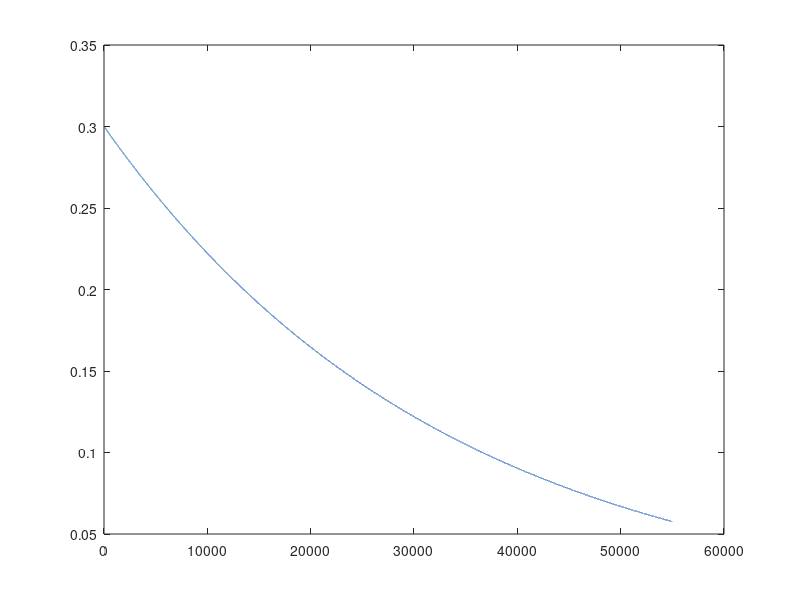

Reproduce this figure in MATLAB.
% Plot the exploration-noise decay over a complete training run.

tot_episode = 5000;
step_per_episode = 11;
tot_sampling_step = tot_episode*step_per_episode;

StandardDeviationDecayRate = 3e-5;
StandardDeviation = 0.30;

stddev_list = [];
for i=1:tot_sampling_step
    StandardDeviation = StandardDeviation.*(1 - StandardDeviationDecayRate);
    stddev_list(end+1) = StandardDeviation;
end

disp(StandardDeviation)

plot(stddev_list)
